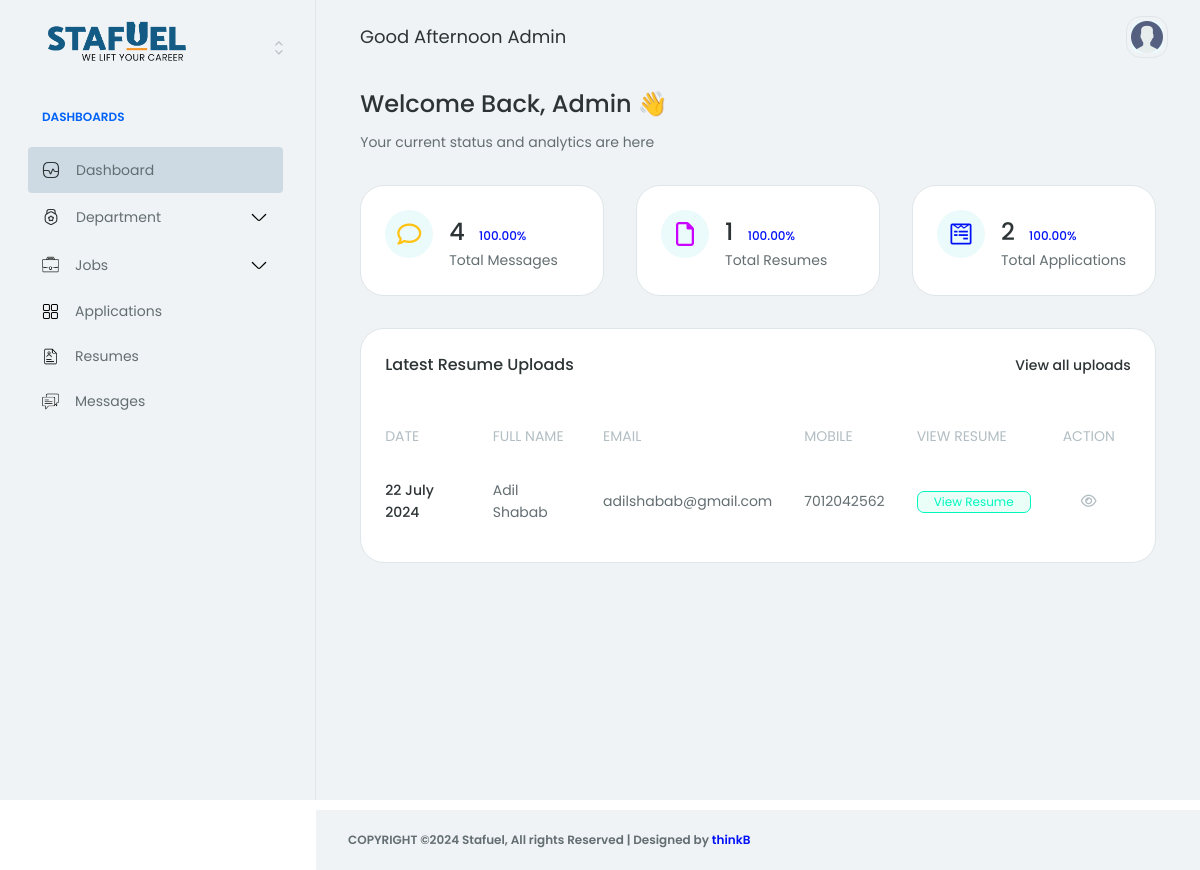
The app's page /account/ (signed in) with its own data.
### core/models.py (models this page shows, shortened)
class Resume(models.Model):
    EXPERIENCE_CHOICES = [
        ('0-1', '0-1 years'),
        ('1-2', '1-2 years'),
        ('2-3', '2-3 years'),
        ('3-4', '3-4 years'),
        ('4-5', '4-5 years'),
        ('5+', '5+ years'),
    ]
    name = models.CharField(max_length=255)
    email = models.EmailField()
    number = models.CharField(max_length=14)
    experience = models.CharField(max_length=3, choices=EXPERIENCE_CHOICES)
    skills = RichTextField()
    resume = models.FileField(upload_to='resumes/', validators=[validate_pdf])
    job_title = models.CharField(max_length=255)
    department = models.ForeignKey(Department, on_delete=models.CASCADE)
    created_at = models.DateTimeField(auto_now_add=True)
    slug = models.SlugField(max_length=255, unique=True, blank=True)

### core/views.py (the view)
# urls.py: path('', dashboard, name='dashboard'),
@login_required(login_url='login')
def dashboard(request):
    today = now().date()
    first_day_of_current_month = today.replace(day=1)
    first_day_of_previous_month = (first_day_of_current_month - timedelta(days=1)).replace(day=1)
    models = [Message, Resume, Application]
    data = {}
    for model in models:
        current_month_count = model.objects.filter(created_at__gte=first_day_of_current_month).count()
        previous_month_count = model.objects.filter(created_at__gte=first_day_of_previous_month, created_at__lt=first_day_of_current_month).count()
        percentage_change = calculate_percentage_change(current_month_count, previous_month_count)
        model_name = model.__name__.lower()
        objects = model.objects.all()
        if model_name == 'resume':
            objects = objects[:6]  # Limit to 6 resumes
        data[model_name] = {
            'current_month_count': current_month_count,
            'percentage_change': percentage_change,
            'objects': objects
        }
    departments = Department.objects.all()
    department_data = []
    total_resumes = Resume.objects.count()
    for department in departments:
        resume_count = Resume.objects.filter(department=department).count()
        percentage = calculate_percentage(resume_count, total_resumes)
        department_data.append({
            'name': department.name,
            'resume_count': resume_count,
            'percentage': percentage
        })
    return render(request, 'backend/dashboard.html', {
        'data': data,
        'department_data': department_data,
    })

### core/views.py (called while the page is built)
def calculate_percentage_change(current, previous):
    if previous == 0:
        return 0 if current == 0 else 100
    return ((current - previous) / previous) * 100

def calculate_percentage(part, whole):
    if whole == 0:
        return 0
    return (part / whole) * 100

### templates/backend/dashboard.html (shortened to what this page needs)
{% extends 'backend/base.html' %}
{% load static %}
{% block content %}
<div class="row mb-32 gy-32">
    <div class="col-12">
        <div class="row align-items-center justify-content-between g-24">
            <div class="col-12 col-md-6">
                <h3 style="text-transform: capitalize;">Welcome back, {{request.user.username}} 👋</h3>
                <p class="hp-p1-body mb-0">Your current status and analytics are here</p>
            </div>
        </div>
    </div>
    <div class="col-12">
        <div class="row g-32 mb-32">
            <div class="col-12 col-md-6 col-xl-4">
                <div class="card">
                    <div class="card-body">
                        <div class="row g-16">
                            <div class="col-6 hp-flex-none w-auto">
                                <div class="avatar-item d-flex align-items-center justify-content-center avatar-lg bg-primary-4 hp-bg-color-dark-primary rounded-circle">
                                    <i class="fa-regular fa-comment text-warning" style="font-size: 24px;"></i>
                                </div>
                            </div>
                            <div class="col">
                                <h3 class="mb-4 mt-8">
                                    {{ data.message.current_month_count }}
                                    <span class="hp-badge-text ms-8 text-primary hp-text-color-dark-primary-2">
                                        {{ data.message.percentage_change|floatformat:2 }}%
                                    </span>
                                </h3>
                                <p class="hp-p1-body mb-0 text-black-80 hp-text-color-dark-30">Total Messages</p>
                            </div>
                        </div>
                    </div>
                </div>
            </div>
            <div class="col-12 col-md-6 col-xl-4">
                <div class="card">
                    <div class="card-body">
                        <div class="row g-16">
                            <div class="col-6 hp-flex-none w-auto">
                                <div class="avatar-item d-flex align-items-center justify-content-center avatar-lg bg-primary-4 hp-bg-color-dark-primary rounded-circle">
                                    <i class="fa-regular fa-file text-secondary" style="font-size: 24px;"></i>
                                </div>
                            </div>
                            <div class="col">
                                <h3 class="mb-4 mt-8">
                                    {{ data.resume.current_month_count }}
                                    <span class="hp-badge-text ms-8 text-primary hp-text-color-dark-primary-2">
                                        {{ data.resume.percentage_change|floatformat:2 }}%
                                    </span>
                                </h3>
                                <p class="hp-p1-body mb-0 text-black-80 hp-text-color-dark-30">Total Resumes</p>
                            </div>
                        </div>
                    </div>
                </div>
            </div>
            <div class="col-12 col-md-6 col-xl-4">
                <div class="card">
                    <div class="card-body">
                        <div class="row g-16">
                            <div class="col-6 hp-flex-none w-auto">
                                <div class="avatar-item d-flex align-items-center justify-content-center avatar-lg bg-primary-4 hp-bg-color-dark-primary rounded-circle">
                                    <i class="fa-brands fa-wpforms text-primary hp-text-color-dark-primary-2" style="font-size: 24px;"></i>
                                </div>
                            </div>
                            <div class="col">
                                <h3 class="mb-4 mt-8">
                                    {{ data.application.current_month_count }}
                                    <span class="hp-badge-text ms-8 text-primary hp-text-color-dark-primary-2">
                                        {{ data.application.percentage_change|floatformat:2 }}%
                                    </span>
                                </h3>
                                <p class="hp-p1-body mb-0 text-black-80 hp-text-color-dark-30">Total Applications</p>
                            </div>
                        </div>
                    </div>
                </div>
            </div>
        </div>
        <div class="row g-32">
            <div class="col-12 col-lg-12">
                <div class="row g-32">
                    <div class="col-12">
                        <div class="card hp-project-ecommerce-table-card">
                            <div class="card-body">
                                <div class="row">
                                    <div class="col-12">
                                        <div class="d-flex align-items-center justify-content-between mb-32">
                                            <h5 class="mb-0">Latest Resume Uploads</h5>
                                            <a href="{% url 'resume-list' %}">
                                                <p class="hp-p1-body mb-0 fw-medium text-black-100 hp-text-color-dark-0">View all uploads</p>
                                            </a>
                                        </div>
                                        <div class="table-responsive">
                                            <table class="table align-middle mb-0">
                                                <thead>
                                                    <tr class="">
                                                        <th>
                                                            <span class="hp-badge-size d-block pb-16 fw-normal text-black-60 hp-text-color-dark-50 text-uppercase">Date</span>
                                                        </th>
                                                        <th>
                                                            <span class="hp-badge-size d-block pb-16 fw-normal text-black-60 hp-text-color-dark-50 text-uppercase">Full Name</span>
                                                        </th>
                                                        <th>
                                                            <span class="hp-badge-size d-block pb-16 fw-normal text-black-60 hp-text-color-dark-50 text-uppercase">Email</span>
                                                        </th>
                                                        <th>
                                                            <span class="hp-badge-size d-block pb-16 fw-normal text-black-60 hp-text-color-dark-50 text-uppercase">Mobile</span>
                                                        </th>
                                                        <th>
                                                            <span class="hp-badge-size d-block pb-16 fw-normal text-black-60 hp-text-color-dark-50 text-uppercase">View Resume</span>
                                                        </th>
                                                        <th class="text-center">
                                                            <span class="hp-badge-size d-block pb-16 fw-normal text-black-60 hp-text-color-dark-50 text-uppercase">Action</span>
                                                        </th>
                                                    </tr>
                                                </thead>
                                                <tbody>
                                                    {% for resume in data.resume.objects %}
                                                    <tr>
                                                        <td class="ps-0">
                                                            <span class="mb-0 fw-medium text-black-100 hp-text-color-dark-0">{{ resume.created_at|date:"d F Y" }}</span>
                                                        </td>
                                                        <td>
                                                            <span class="mb-0 text-black-80 hp-text-color-dark-30">{{ resume.name }}</span>
                                                        </td>
                                                        <td>
                                                            <span class="mb-0 text-black-80 hp-text-color-dark-30">{{ resume.email }}</span>
                                                        </td>
                                                        <td>
                                                            <span class="mb-0 text-black-80 hp-text-color-dark-30">{{ resume.number }}</span>
                                                        </td>
                                                        <td>
                                                            <a href="{{ resume.resume.url }}" target="_blank" class="badge bg-success-4 hp-bg-dark-success text-success border-success">View Resume</a>
                                                        </td>
                                                        <td>
                                                            <a href="{% url 'view_resume' resume.slug %}">
                                                                <span class="d-block text-black-60 hp-text-color-dark-50 text-center">
                                                                    <i class="fa-regular fa-eye"></i>
                                                                </span>
                                                            </a>
                                                        </td>
                                                    </tr>
                                                    {% endfor %}
                                                </tbody>
                                            </table>
                                        </div>
                                    </div>
                                </div>
                            </div>
                        </div>
                    </div>
                </div>
            </div>
        </div>
    </div>
</div>
{% endblock %}

### static/app-assets/css/base/typography.css (style rules this page uses)
h1, h2, h3, h4, h5, h6, .h1, .h2, .h3, .h4, .h5, .h6 { color: #2d3436; font-weight: 500; }
h3 { font-size: 24px; line-height: 28px; }
h5 { font-size: 16px; line-height: 24px; }
.hp-p1-body { font-size: 14px; line-height: 21px; color: #636e72; font-weight: 400; }
.hp-badge-text { font-size: 12px; line-height: 12px; color: #636e72; font-weight: 500; }

### static/app-assets/css/base/base.css (style rules this page uses)
body { color: #2d3436; font-size: 14px; font-family: "Poppins", sans-serif; line-height: 1.5715; overflow-x: hidden; }
a { -webkit-transition: 0.3s; transition: 0.3s; }
.hp-flex-none { -webkit-box-flex: 0 !important; -ms-flex: none !important; flex: none !important; }
.hp-project-ecommerce-table-card .table thead > tr > th { background: none !important; border-bottom: none; }
.hp-project-ecommerce-table-card .table thead > tr > th:before { visibility: hidden; }
.hp-project-ecommerce-table-card .table thead > tr > th:first-child { padding-left: 0; }
.hp-project-ecommerce-table-card .table tbody > tr > td { border-bottom: none; padding-top: 15px; padding-bottom: 15px; }
.hp-project-ecommerce-table-card .table tbody > tr > td:first-child { padding-left: 0; }
.hp-project-ecommerce-table-card .table tbody > tr:first-child > td { padding-top: 0px; }
.hp-project-ecommerce-table-card .table tbody > tr:last-child > td { border: none; }

### static/app-assets/css/components.css (style rules this page uses)
.avatar-item { width: 32px; height: 32px; color: #2d3436; background: #f0f3f5; line-height: 1; font-size: 14px; }
.avatar-item i { font-size: 22px; }
.avatar-item.avatar-lg { width: 48px; height: 48px; font-size: 20px; }
.avatar-item.avatar-lg i { font-size: 32px; }
.badge { background: #f0f3f5; border: 1px solid #b2bec3; }
table td, table th { font-weight: 500; }
.table > :not(:first-child) { border-top-width: 0; }
.table thead th { font-weight: 500; background: #f7fafc; }
.table thead th:first-child { border-top-left-radius: 7px; }
.table thead th:last-child { border-top-right-radius: 7px; }
.table td { font-weight: 400; }

### static/assets/css/style.css (style rules this page uses)
:root { --ri5-color-primary-hsl: 242, 69%, 52%; --ri5-color-bg-hsl: 0, 0%, 100%; --ri5-color-contrast-high-hsl: 230, 7%, 23%; --ri5-color-contrast-higher-hsl: 230, 13%, 9%; --ri5-color-bg-darker-hsl: 240, 4%, 90%; --ri5-color-white-hsl: 0, 0%, 100%; --ri5-text-sm: 0.833rem; --radio-switch-width: 186px; --radio-switch-height: 46px; --radio-switch-padding: 1px; --radio-switch-radius: 100vw; --radio-switch-animation-duration: 0.3s; }

### records on screen
Resume: created_at "22 July 2024", name "Adil Shabab", email "adilshabab@gmail.com", number "7012042562"

### other values on screen
{{ request.user.username }} "Admin"
{{ data.message.current_month_count }} "4"
{{ data.message.percentage_change|floatformat:2 }} "100.00"
{{ data.resume.current_month_count }} "1"
{{ data.resume.percentage_change|floatformat:2 }} "100.00"
{{ data.application.current_month_count }} "2"
{{ data.application.percentage_change|floatformat:2 }} "100.00"
